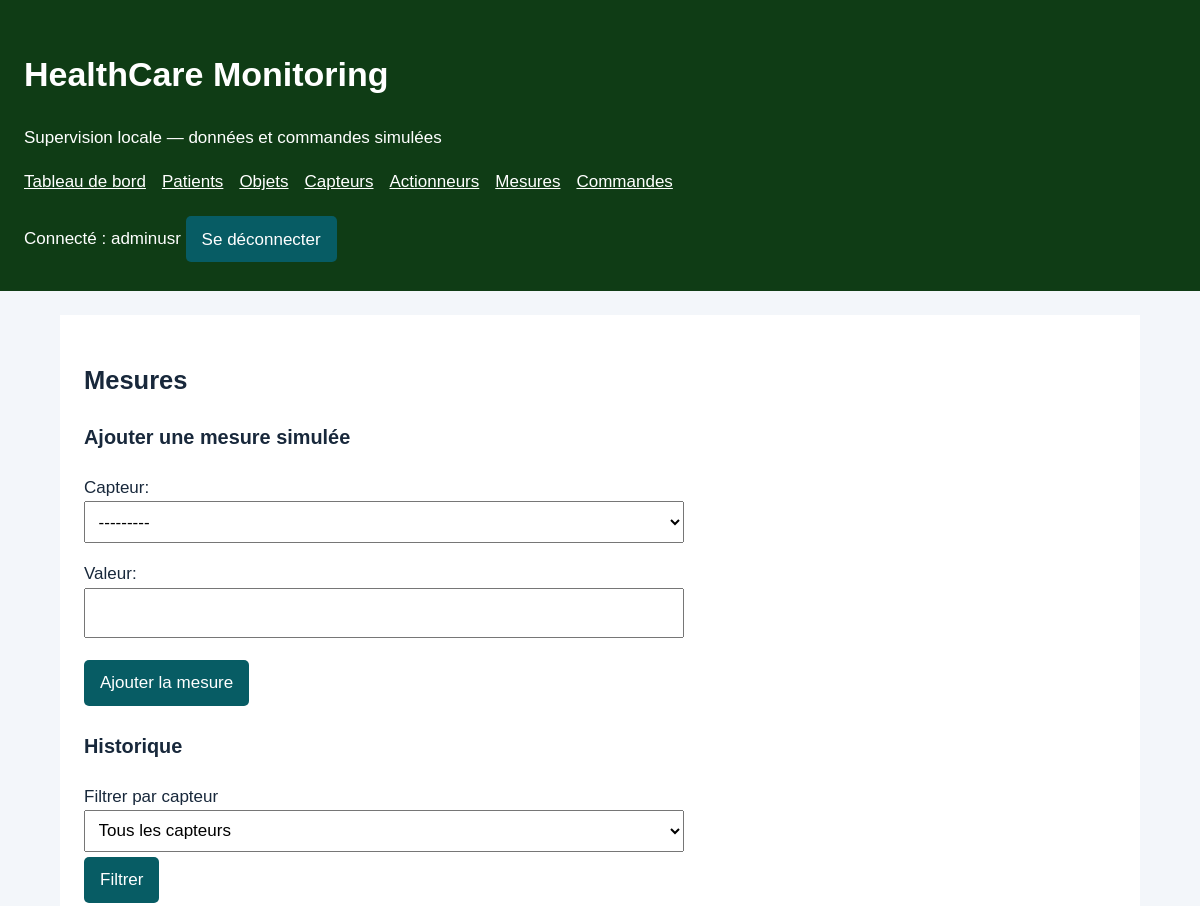
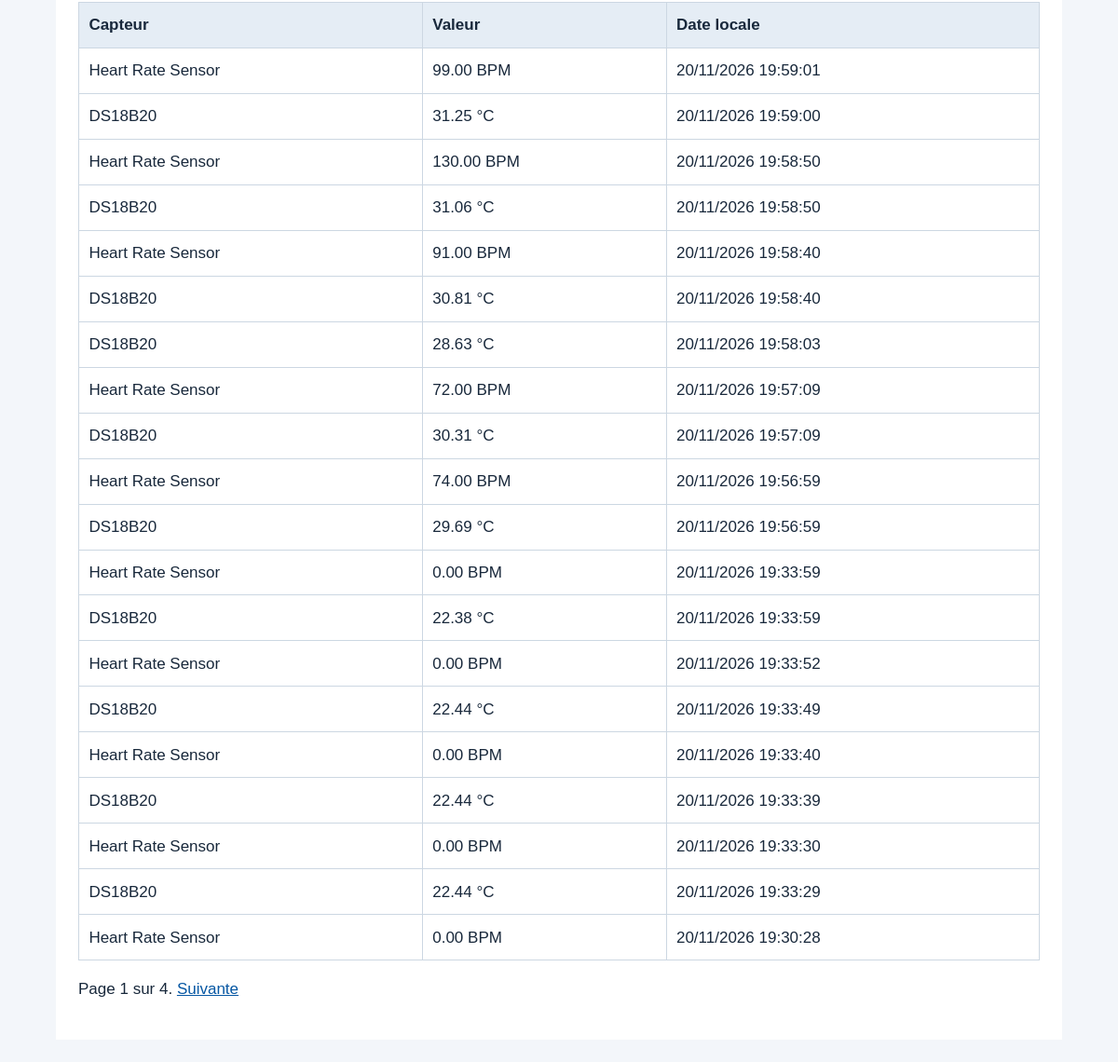
Page /mesures/ (signed in) on the committed database (2 pictures, top to bottom).
### HealthcareProject/models.py (models this page shows, shortened)
class Mesure(models.Model):
    capteur = models.ForeignKey(Capteur, on_delete=models.PROTECT, related_name='mesures')
    valeur = models.DecimalField(max_digits=7, decimal_places=2)
    date = models.DateTimeField(auto_now_add=True)
    class Meta:
        ordering = ['-date', '-id']

class Capteur(models.Model):
    TYPES = [('heart', 'Rythme Cardiaque'), ('body_temp', 'Temperature du Corps')]
    objet = models.ForeignKey(Objet, on_delete=models.PROTECT, related_name='capteurs')
    nom = models.CharField(max_length=80, unique=True)
    type_mesure = models.CharField(max_length=20, choices=TYPES)
    seuil_alerte = models.DecimalField(max_digits=7, decimal_places=2)
    class Meta:
        ordering = ['nom']
    @property
    def unite(self):
        return 'BPM' if self.type_mesure == 'heart' else '°C'
    def __str__(self):
        return f'{self.nom} ({self.unite})'

### HealthcareProject/views.py (the view)
# urls.py: path('mesures/', views.mesures, name='mesures'),
@login_required
def mesures(request):
    form = MesureForm(request.POST if request.method == 'POST' else None)
    if request.method == 'POST' and form.is_valid():
        form.save()
        messages.success(request, 'Mesure ajoutée.')
        return redirect('mesures')
    mesures_qs = Mesure.objects.select_related('capteur', 'capteur__objet')
    capteur_id = request.GET.get('capteur', '')
    if capteur_id:
        capteur = get_object_or_404(Capteur, pk=capteur_id) if capteur_id.isdigit() else None
        if capteur is None:
            raise Http404('Capteur invalide')
        mesures_qs = mesures_qs.filter(capteur=capteur)
    return render(request, 'HealthcareProject/mesures.html', {
        'form': form, 'page': Paginator(mesures_qs, 20).get_page(request.GET.get('page')),
        'capteurs': Capteur.objects.all(), 'filtre': capteur_id,
    })

### HealthcareProject/forms.py
class MesureForm(forms.ModelForm):
    class Meta:
        model = Mesure
        fields = ['capteur', 'valeur']

### HealthcareProject/templates/HealthcareProject/mesures.html (shortened to what this page needs)
{% extends 'base.html' %}
{% block contenu %}
<h2>Mesures</h2>
<h3>Ajouter une mesure simulée</h3>
<form method="post">{% csrf_token %}{{ form.as_p }}<button>Ajouter la mesure</button></form>
<h3>Historique</h3>
<form method="get">
    <label for="capteur">Filtrer par capteur</label>
    <select id="capteur" name="capteur">
        <option value="">Tous les capteurs</option>
    </select>
    <button>Filtrer</button>
</form>
<div class="tableau">
    <table>
        <thead><tr><th>Capteur</th><th>Valeur</th><th>Date locale</th></tr></thead>
        <tbody>{% for mesure in page %}
            <tr>
                <td>{{ mesure.capteur.nom }}</td>
                <td>{{ mesure.valeur }} {{ mesure.capteur.unite }}</td>
                <td>{{ mesure.date|date:'d/m/Y H:i:s' }}</td>
            </tr>
            {% empty %}
            <tr>
                <td colspan="3">Aucune mesure.</td>
            </tr>
            {% endfor %}
        </tbody>
    </table>
</div>
<p>Page {{ page.number }} sur {{ page.paginator.num_pages }}.
{% if page.has_next %}<a href="?capteur={{ filtre|urlencode }}&amp;page={{ page.next_page_number }}">Suivante</a>{% endif %}</p>
{% endblock %}

### HealthcareProject/templates/base.html (shortened to what this page needs)
{% load static %}
<!doctype html>
<html lang="fr">
    <head>
    <link rel="stylesheet" href="{% static 'style.css' %}">
    </head>
    <body>
        <header>
            <h1>HealthCare Monitoring</h1>
            <p>Supervision locale — données et commandes simulées</p>
            {% if user.is_authenticated %}
            <nav aria-label="Navigation principale">
                <a href="{% url 'tableau' %}">Tableau de bord</a>
                <a href="{% url 'liste' 'patients' %}">Patients</a>
                <a href="{% url 'liste' 'objets' %}">Objets</a>
                <a href="{% url 'liste' 'capteurs' %}">Capteurs</a>
                <a href="{% url 'liste' 'actionneurs' %}">Actionneurs</a>
                <a href="{% url 'mesures' %}">Mesures</a>
                <a href="{% url 'journal' %}">Commandes</a>
            </nav>
                <form method="post" action="{% url 'logout' %}">
                <span>Connecté : {{ user.username }}</span>
                <button>Se déconnecter</button>
            </form>
            {% endif %}
        </header>
        <main>
            {% block contenu %}{% endblock %}
        </main>
    </body>
</html>

### HealthcareProject/static/style.css (style rules this page uses)
* { box-sizing: border-box; }
body { margin: 0; background: #f3f6fa; color: #18283b; font: 17px/1.6 Arial, sans-serif; }
header { background: #0f3c15; color: white; padding: 1.5rem; }
header a { color: #fff; }
nav { display: flex; flex-wrap: wrap; gap: 1rem; margin-bottom: 1rem; }
main { max-width: 1080px; margin: 1.5rem auto; padding: 1.5rem; background: white; }
a { color: #0657a3; }
input, select, textarea { display: block; width: 100%; max-width: 600px; padding: .6rem; font: inherit; }
button { background: #075c64; color: white; padding: .6rem 1rem; border: 0; border-radius: 5px; font: inherit; cursor: pointer; margin: .3rem 0; }
table { width: 100%; border-collapse: collapse; }
th, td { border: 1px solid #ccd7e2; padding: .65rem; text-align: left; }
th { background: #e5edf5; }
.tableau { overflow-x: auto; }

### rows in the picture
Mesure: capteur.nom "Heart Rate Sensor", valeur "99.00", capteur.unite "BPM", date "20/11/2026 19:59:01"
Mesure: capteur.nom "DS18B20", valeur "31.25", capteur.unite "°C", date "20/11/2026 19:59:00"
Mesure: capteur.nom "Heart Rate Sensor", valeur "130.00", capteur.unite "BPM", date "20/11/2026 19:58:50"
Mesure: capteur.nom "DS18B20", valeur "31.06", capteur.unite "°C", date "20/11/2026 19:58:50"
Mesure: capteur.nom "Heart Rate Sensor", valeur "91.00", capteur.unite "BPM", date "20/11/2026 19:58:40"
Mesure: capteur.nom "DS18B20", valeur "30.81", capteur.unite "°C", date "20/11/2026 19:58:40"
Mesure: capteur.nom "DS18B20", valeur "28.63", capteur.unite "°C", date "20/11/2026 19:58:03"
Mesure: capteur.nom "Heart Rate Sensor", valeur "72.00", capteur.unite "BPM", date "20/11/2026 19:57:09"
Mesure: capteur.nom "DS18B20", valeur "30.31", capteur.unite "°C", date "20/11/2026 19:57:09"
Mesure: capteur.nom "Heart Rate Sensor", valeur "74.00", capteur.unite "BPM", date "20/11/2026 19:56:59"
Mesure: capteur.nom "DS18B20", valeur "29.69", capteur.unite "°C", date "20/11/2026 19:56:59"
Mesure: capteur.nom "Heart Rate Sensor", valeur "0.00", capteur.unite "BPM", date "20/11/2026 19:33:59"
Mesure: capteur.nom "DS18B20", valeur "22.38", capteur.unite "°C", date "20/11/2026 19:33:59"
Mesure: capteur.nom "Heart Rate Sensor", valeur "0.00", capteur.unite "BPM", date "20/11/2026 19:33:52"
Mesure: capteur.nom "DS18B20", valeur "22.44", capteur.unite "°C", date "20/11/2026 19:33:49"
Mesure: capteur.nom "Heart Rate Sensor", valeur "0.00", capteur.unite "BPM", date "20/11/2026 19:33:40"
Mesure: capteur.nom "DS18B20", valeur "22.44", capteur.unite "°C", date "20/11/2026 19:33:39"
Mesure: capteur.nom "Heart Rate Sensor", valeur "0.00", capteur.unite "BPM", date "20/11/2026 19:33:30"
Mesure: capteur.nom "DS18B20", valeur "22.44", capteur.unite "°C", date "20/11/2026 19:33:29"
Mesure: capteur.nom "Heart Rate Sensor", valeur "0.00", capteur.unite "BPM", date "20/11/2026 19:30:28"

### other values in the picture
{{ user.username }} "adminusr"
{{ page.number }} "1"
{{ page.paginator.num_pages }} "4"
